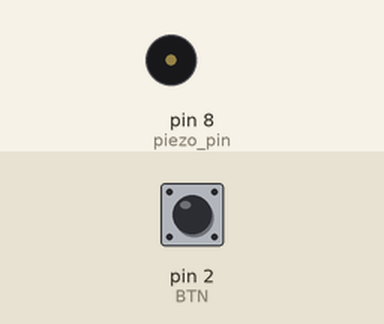
Bench run of a sketch on a simulated Arduino Uno, built with avr-gcc and run on an emulated ATmega328P. On the bench: buzzer (waves = sounding, pin HIGH). The test bench sets the inputs (shaded band); at power-on: pin 2 (BTN) HIGH. What the sketch prints to the serial monitor is not drawn.

Above: at 1.2 s.
1.3 s: pin 2 (BTN) pulled LOW for 0.15 s
At 1.4 s:
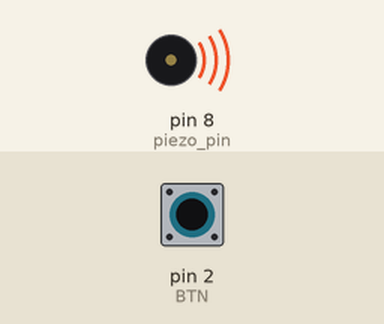
3.0 s: pin 2 (BTN) pulled LOW for 3.2 s
At 7.0 s:
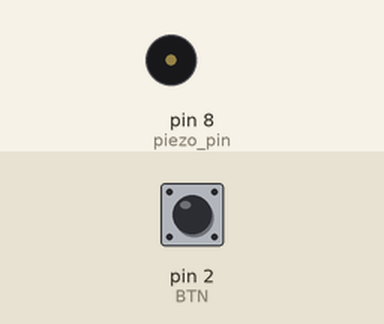
Timing chart, 0 to 8.5 s (numbered marks = the images above; inputs shaded):
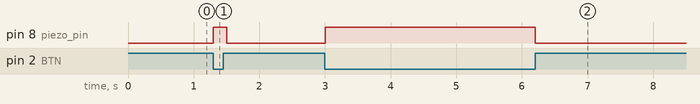

Measured:
- after the input at 1.3 s, pin 8 (piezo_pin): LOW → HIGH at once, → LOW 0.20 s later
- after the input at 3.0 s, pin 8 (piezo_pin): LOW → HIGH at once, → LOW 3.2 s later

The sketch:

03_piezo_03.ino
```cpp
const int piezo_pin = 8;
const int BTN = 2;

void setup() {
  Serial.begin(9600);
  pinMode(piezo_pin, OUTPUT);
  pinMode(BTN, INPUT_PULLUP);
}

void loop() {
  int BTNState = digitalRead(BTN);
  digitalWrite(piezo_pin, LOW);

  if (BTNState == LOW) {
    Serial.println("부저 ON");
    digitalWrite(piezo_pin, HIGH);
  }
  else {
    Serial.println("부저 OFF");
  }
  delay(100);
}
```
